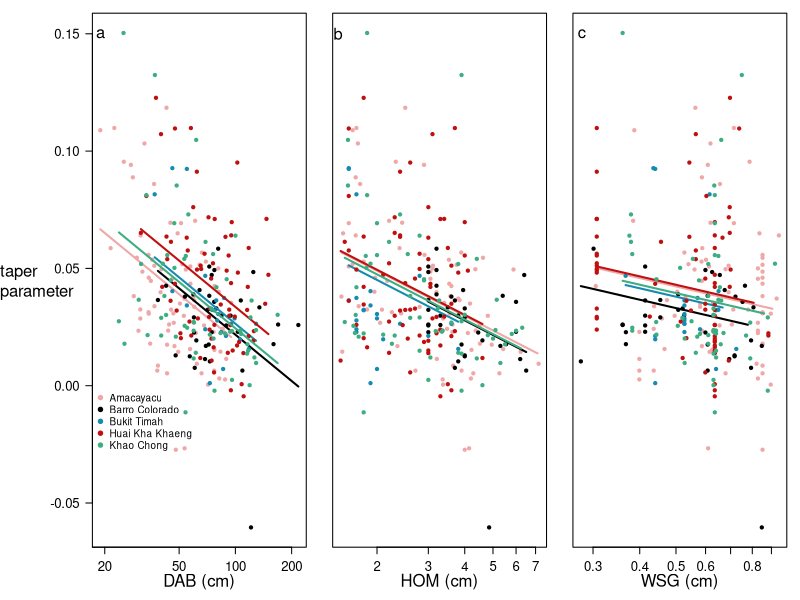

This figure's R source: (Note: this script raises an error after producing the figure.)
# Make figures for taper data paper

#### Make vectors of site abbreviates, names, and colors ####

  sites <- c("AMA","BCI","BKT","HKK","KCH")
  
  sitesNames <- c("Amacayacu",
                  "Barro Colorado",
                  "Bukit Timah",
                  "Huai Kha Khaeng",
                  "Khao Chong")
  
  site.cols <- data.frame(site=sites,
                          col= c("#efa7a7", # salmon
                                 "#000000", # black
                                 "#158baf", # bright blue"
                                 "#bf0f0f", # cardinal
                                 "#3ead82")) # teal
  
  site.cols$col <- as.character(site.cols$col)

#### Figure 2 : Variation of taper parameter with tree qualities ####
  TaperSample <- read.csv("DataFile_TaperParameterSample.csv")

  cexAx <- 1.2
  axisSize <- 1
  textCex <- 1.4
  
  tiff(file="Figure2_TaperParameterVariation.tiff", height=3, width=8, units="in", res=300)
    par(mfrow=c(1,3), mar=c(4,2,0,0), xpd=F,family="sans", las=1, oma=c(0,5,1,1))

    plot(b1.iso~DBH, data=TaperSample, type='n',
         ylim=range(TaperSample$b1.iso,na.rm=T),
         log="x",
         xlab=NA, ylab=NA,
         cex.axis=cexAx)
    mtext("DAB (cm)", side=1, line=2.2, cex=axisSize)
    mtext("taper \nparameter", side=2, line=7, cex=axisSize, adj=0)
    text(x=19,y=0.15,"a", cex=textCex+0.1)
    
    taperDABlm <- lme4::lmer(b1.iso~log(DBH) + (1|Site), data = TaperSample)
    for(i in 1:length(sites)){
      points(b1.iso~DBH, data=TaperSample[TaperSample$Site==sites[i],],
             col=site.cols[site.cols$site==sites[i],"col"], pch=20)
      xrange=seq(from=min(TaperSample[TaperSample$Site==sites[i],"DBH"]),
                 to=max(TaperSample[TaperSample$Site==sites[i],"DBH"]),0.1)
      ypred=predict(taperDABlm,newdata=data.frame(DBH=xrange, Site=sites[i]))
      lines(x=xrange,y=ypred, col=site.cols[site.cols$site==sites[i],"col"],
            lwd=2)
    }

        legend(x=17, y=0,bty='n',
           sitesNames,
           col=site.cols$col,
           cex=0.9,
           pch=19)
        
    plot(b1.iso~HOM, data=TaperSample, type='n',
         ylim=range(TaperSample$b1.iso,na.rm=T),
         xlab=NA,ylab=NA,
         yaxt='n',
         log="x",
         cex.axis=cexAx)
  mtext("HOM (cm)", side=1, line=2.2, cex=axisSize)
  text(x=1.47,y=0.15,"b", cex=textCex+0.1)
    taperHOMlm <- lme4::lmer(b1.iso~log(HOM) + (1|Site), data = TaperSample)
    for(i in 1:length(sites)){
      points(b1.iso~HOM, data=TaperSample[TaperSample$Site==sites[i],],
             col=site.cols[site.cols$site==sites[i],"col"], pch=20)
      xrange=seq(from=min(TaperSample[TaperSample$Site==sites[i],"HOM"]),
                 to=max(TaperSample[TaperSample$Site==sites[i],"HOM"]),0.1)
      ypred=predict(taperHOMlm,newdata=data.frame(HOM=xrange, Site=sites[i]))
      lines(x=xrange,y=ypred, col=site.cols[site.cols$site==sites[i],"col"],
            lwd=2)
    }
    
    plot(b1.iso~WSG, data=TaperSample, type='n',
         ylim=range(TaperSample$b1.iso,na.rm=T),
         xlab=NA,ylab=NA,
         yaxt='n',
         log="x",
         cex.axis=cexAx)
  mtext("WSG (cm)", side=1, line=2.2, cex=axisSize)
  text(x=0.28,y=0.15,"c", cex=textCex+0.1)
    taperWSGlm <- lme4::lmer(b1.iso~log(WSG) + (1|Site), data = TaperSample)
    for(i in 1:length(sites)){
      points(b1.iso~WSG, data=TaperSample[TaperSample$Site==sites[i],],
             col=site.cols[site.cols$site==sites[i],"col"], pch=20)
      xrange=seq(from=min(TaperSample[TaperSample$Site==sites[i],"WSG"]),
                 to=max(TaperSample[TaperSample$Site==sites[i],"WSG"]),0.1)
      ypred=predict(taperWSGlm,newdata=data.frame(WSG=xrange, Site=sites[i]))
      lines(x=xrange,y=ypred, col=site.cols[site.cols$site==sites[i],"col"],
            lwd=2)
   }
    
  dev.off()  


#### Figure 3: CDFs for taper and circularity for each site #####
  # Calculate empirical cumulative distribution functions for each plot
    CircSample <- TreeSample[!is.na(TreeSample$iso),]

    AMA.circCDF <- Hmisc::Ecdf(CircSample[CircSample$Site=='AMA','iso'])
    BCI.circCDF <- Hmisc::Ecdf(CircSample[CircSample$Site=='BCI','iso'])
    BKT.circCDF <- Hmisc::Ecdf(CircSample[CircSample$Site=='BKT','iso'])
    HKK.circCDF <- Hmisc::Ecdf(CircSample[CircSample$Site=='HKK','iso'])
    KCH.circCDF <- Hmisc::Ecdf(CircSample[CircSample$Site=='KCH','iso'])
    
    AMA.taperCDF <- Hmisc::Ecdf(TaperSample[TaperSample$Site=='AMA','b1.iso'])
    BCI.taperCDF <- Hmisc::Ecdf(TaperSample[TaperSample$Site=='BCI','b1.iso'])
    BKT.taperCDF <- Hmisc::Ecdf(TaperSample[TaperSample$Site=='BKT','b1.iso'])
    HKK.taperCDF <- Hmisc::Ecdf(TaperSample[TaperSample$Site=='HKK','b1.iso'])
    KCH.taperCDF <- Hmisc::Ecdf(TaperSample[TaperSample$Site=='KCH','b1.iso'])
    
    # Fifth percentile
    AMA.circCDF[[1]][AMA.circCDF[[2]]>0.05][1]
    BCI.circCDF[[1]][BCI.circCDF[[2]]>0.05][1]
    BKT.circCDF[[1]][BKT.circCDF[[2]]>0.05][1]
    HKK.circCDF[[1]][HKK.circCDF[[2]]>0.05][1]
    KCH.circCDF[[1]][KCH.circCDF[[2]]>0.05][1]
    
    # Median values
    AMA.circCDF[[1]][AMA.circCDF[[2]]>=0.5][1]
    BCI.circCDF[[1]][BCI.circCDF[[2]]>=0.5][1]
    BKT.circCDF[[1]][BKT.circCDF[[2]]>=0.5][1]
    HKK.circCDF[[1]][HKK.circCDF[[2]]>=0.5][1]
    KCH.circCDF[[1]][KCH.circCDF[[2]]>=0.5][1]
    
    tiff(width=8, height=4, file="Figure3_TrunkTaperCircularityECDFs.tiff",res=300,units="in")
      
     par(xpd=F,family="sans", mfrow=c(1,2), las=1, oma=c(1,4,0,0), mar=c(3,4,1,1))
     
    plot(0,type='n',
           xlim=range(TaperSample$b1.iso),
           ylim=c(0.01,1),
           xlab=NA,ylab=NA)
      # Plot ECDF for each site
        lines(AMA.taperCDF, col=site.cols[site.cols$site=="AMA","col"], lwd=2)
        lines(BCI.taperCDF, col=site.cols[site.cols$site=="BCI","col"], lwd=2)
        lines(BKT.taperCDF, col=site.cols[site.cols$site=="BKT","col"], lwd=2)
        lines(HKK.taperCDF, col=site.cols[site.cols$site=="HKK","col"], lwd=2)
        lines(KCH.taperCDF, col=site.cols[site.cols$site=="KCH","col"], lwd=2)
      abline(h=1,lty=2)
      abline(h=0.5,lty=1)
      text("a",x=-0.06,y=0.95)

      legend(x=0.025,y=0.35,
             sitesNames[1:5],
             col=site.cols$col[1:5],
             bty='n',
             lwd=2, cex=0.8)
      mtext("Tree taper parameter (b)", side=1, line=2)
      mtext("Cumulative\nproportion\nof trees", side=2, line=3.5)
  
      
        plot(0,type='n',
           xlim=range(CircSample$iso),
           ylim=c(0.01,1),
           xlab=NA,ylab=NA)
      # Plot ECDF for each site
        lines(AMA.circCDF, col=site.cols[site.cols$site=="AMA","col"], lwd=2)
        lines(BCI.circCDF, col=site.cols[site.cols$site=="BCI","col"], lwd=2)
        lines(BKT.circCDF, col=site.cols[site.cols$site=="BKT","col"], lwd=2)
        lines(HKK.circCDF, col=site.cols[site.cols$site=="HKK","col"], lwd=2)
        lines(KCH.circCDF, col=site.cols[site.cols$site=="KCH","col"], lwd=2)
      abline(h=1,lty=2)
      abline(h=0.5,lty=1)
      text("b",x=0.32,y=0.95)
      mtext("Trunk circularity", side=1, line=2)
      
    dev.off()
    
    Circ.Test1 <- kruskal.test(list(CircSample[CircSample$Site=='AMA','iso'],
                                    CircSample[CircSample$Site=='BCI','iso'],
                                    CircSample[CircSample$Site=='BKT','iso'],
                                    CircSample[CircSample$Site=='HKK','iso'],
                                    CircSample[CircSample$Site=='KCH','iso']))
    Circ.Test2 <- kruskal.test(list(CircSample[CircSample$Site=='AMA' & CircSample$DBH>=30,'iso'],
                                    CircSample[CircSample$Site=='BCI' & CircSample$DBH>=30,'iso'],
                                    CircSample[CircSample$Site=='BKT' & CircSample$DBH>=30,'iso'],
                                    CircSample[CircSample$Site=='HKK' & CircSample$DBH>=30,'iso'],
                                    CircSample[CircSample$Site=='KCH' & CircSample$DBH>=30,'iso']))
    
#### Figure 4: Proportion of stems measured at nonstandard heights over time at each plot ####
  HOM.results <- read.csv("Data file_HOMresultsPerPlot.csv")
  
  axisSize <- 0.9
  cexAx <- 1.1
  textCex <- 1
  ptSize <- 0.8
  pchSig <- c(19,19,19,19,19)
  
  tiff(file="Figure4_MeasHtChangesOverTime.tiff",width=3,height=6, units="in", res=300, family = "sans")

    par(mfrow=c(3,1), mar=c(1,6,1,1),oma=c(2,1,0,0), family="sans", xpd=F, las=1)
    
    plot(x=HOM.results$Year, y=HOM.results$Prop*100,
         type='n',
         ylab=NA,ylim=c(0,100),
         xlab=NA,
         xaxt = "n",
         cex.axis=cexAx)
    mtext("% of \nstems", side=2, line=6.8, cex=axisSize, adj=0)
    text(x=1990.5,y=97,"a", cex=textCex+0.3)
    
    for(i in 1:length(sites)){
        points(x=HOM.results[HOM.results$Site==sites[i],"Year"],
               y=HOM.results[HOM.results$Site==sites[i],"Prop"]*100, 
               pch=pchSig[i], col=site.cols[site.cols$site==sites[i],"col"], cex=ptSize)
        lines(x=HOM.results[HOM.results$Site==sites[i],"Year"],
              y=HOM.results[HOM.results$Site==sites[i],"Prop"]*100, col=site.cols[site.cols$site==sites[i],"col"], lty=1)
    }
    
    legend(x=2004, y=105, bty='n',
       sitesNames,
       col=site.cols$col,
       cex=cexAx-0.3,
       pch=19)
    
    plot(x=HOM.results$Year, y=HOM.results$PropBA*100,
         type='n',
         ylab=NA,ylim=c(0,100),
         xlab=NA,
         xaxt = "n",
         cex.axis=cexAx)
    mtext("% of \nbasal \narea", side=2, line=6.8, cex=axisSize, adj=0)
    text(x=1990.5,y=97,"b", cex=textCex+0.3)
    for(i in 1:length(sites)){
        points(x=HOM.results[HOM.results$Site==sites[i],"Year"],
               y=HOM.results[HOM.results$Site==sites[i],"PropBA"]*100, 
               pch=pchSig[i], col=site.cols[site.cols$site==sites[i],"col"], cex=ptSize)
        lines(x=HOM.results[HOM.results$Site==sites[i],"Year"],
              y=HOM.results[HOM.results$Site==sites[i],"PropBA"]*100, col=site.cols[site.cols$site==sites[i],"col"], lty=1)
    }
    
    plot(x=HOM.results$Year,y=HOM.results$MeanHOM,
         type='n',
         ylab=NA,
         xlab=NA,
         cex.axis=cexAx)
    mtext("Census year", side=1, line=2, cex=axisSize)
    mtext("Average \nHOM (m)", side=2, line=6.8, cex=axisSize, adj=0)
    text(x=1990.5,y=3.14,"c", cex=textCex+0.3)
    for(i in 1:length(sites)){
        points(x=HOM.results[HOM.results$Site==sites[i],"Year"],
               y=HOM.results[HOM.results$Site==sites[i],"MeanHOM"], 
               pch=pchSig[i], col=site.cols[site.cols$site==sites[i],"col"], cex=ptSize)
        lines(x=HOM.results[HOM.results$Site==sites[i],"Year"],
              y=HOM.results[HOM.results$Site==sites[i],"MeanHOM"], col=site.cols[site.cols$site==sites[i],"col"], lty=1)
    }
  dev.off()
  
  
